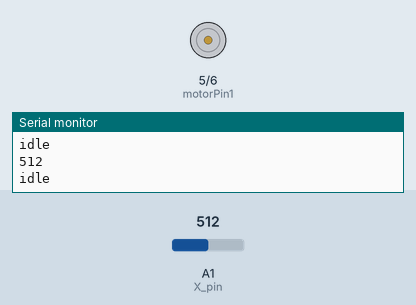
Simulated run of this sketch. Board: Arduino Uno, built with avr-gcc and run on an emulated ATmega328P. On the bench: motor-driver pin pairs drawn as motors (green arrow = first pin HIGH = forward, orange = second pin HIGH = backward, longer = more drive), the last lines printed to the serial monitor. The test bench sets the inputs (shaded band); at power-on: A1 (X_pin) = 512.

Above: at 1.2 s.
1.3 s: A1 (X_pin) set to 543
2.8 s: A1 (X_pin) set to 568
At 4.2 s:
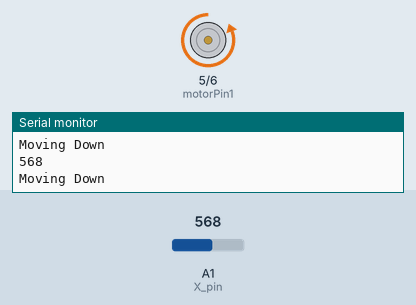
4.5 s: A1 (X_pin) set to 440
At 5.8 s:
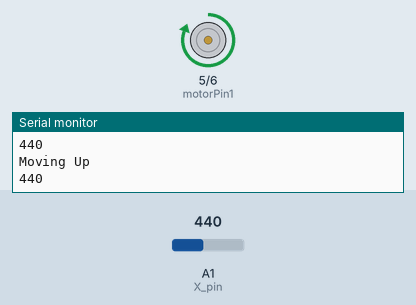
6.5 s: A1 (X_pin) set to 459
At 7.2 s:
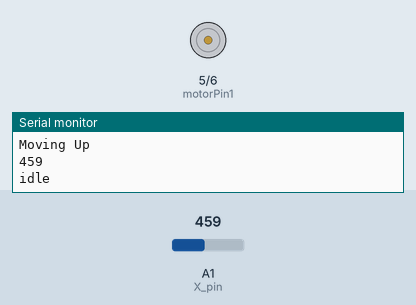
8.0 s: A1 (X_pin) set to 560
At 8.5 s:
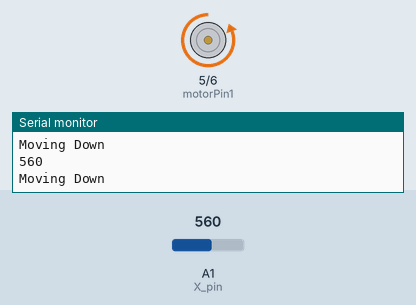
Timing chart, 0 to 10.5 s (numbered marks = the images above; inputs shaded):
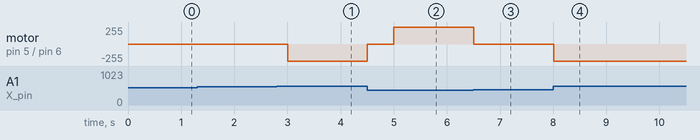

Measured:
- the behaviour switches between 550 and 551 on A1 (X_pin) (found by bisection; images 0 and 1)
- the behaviour switches between 449 and 450 on A1 (X_pin) (found by bisection; images 2 and 3)
- after the input at 2.8 s, motor on pin 5 (motorPin1) / pin 6 (motorPin2): stopped → backward 255/255 after 0.20 s
- after the input at 4.5 s, motor on pin 5 (motorPin1) / pin 6 (motorPin2): backward 255/255 → stopped at once, → forward 255/255 0.50 s later
- after the input at 6.5 s, motor on pin 5 (motorPin1) / pin 6 (motorPin2): forward 255/255 → stopped at once
- after the input at 8.0 s, motor on pin 5 (motorPin1) / pin 6 (motorPin2): stopped → backward 255/255 at once

The sketch:

Motor.ino
```cpp
const int SW_pin = 10; // digital pin connected to switch output
const int X_pin = 1; // analog pin connected to X output
const int motorPin1  = 5;  // Pin 14 of L293
const int motorPin2  = 6;  // Pin 10 of L293

void moveUp (){
  while (analogRead(X_pin)<450){
    digitalWrite(motorPin1, HIGH);
    digitalWrite(motorPin2, LOW);
    Serial.println(analogRead(X_pin));
    Serial.println("Moving Up");
  }
  digitalWrite(motorPin1, LOW);
  digitalWrite(motorPin2, LOW);
}

void moveDown(){
  while (analogRead(X_pin)>550){
    digitalWrite(motorPin1, LOW);
    digitalWrite(motorPin2, HIGH);
    Serial.println(analogRead(X_pin));
    Serial.println("Moving Down");
  }
  digitalWrite(motorPin1, LOW);
  digitalWrite(motorPin2, LOW);
}

void setup() {
  pinMode(SW_pin, INPUT);
  digitalWrite(SW_pin, HIGH);
  Serial.begin(9600);
  pinMode(motorPin1, OUTPUT);
  pinMode(motorPin2, OUTPUT);
}

void loop() {
  Serial.println(analogRead(X_pin));
  Serial.println("idle");
  if (analogRead(X_pin)<450)
  moveUp();
  else if (analogRead(X_pin)>550)
  moveDown();
  delay(500);
}
```
